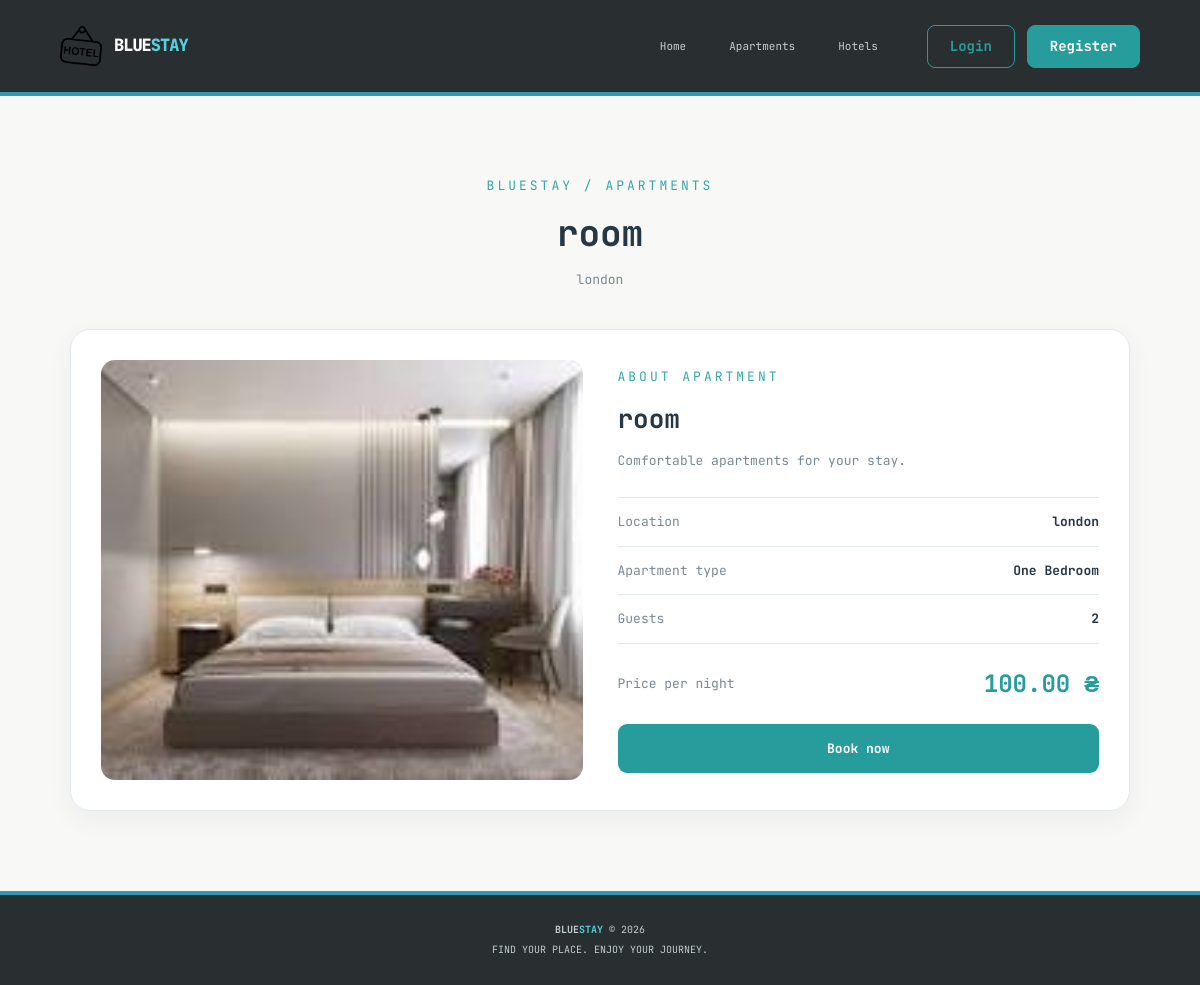
The page /apartment/1/ on the database its author committed.
### booking_app/models.py (models this page shows, shortened)
class Apartment(models.Model):
    APARTAMENT_TYPES = [
        ('studio', 'Studio'),
        ('one_bedroom', 'One Bedroom'),
        ('two_bedroom', 'Two Bedroom'),
        ('penthouse', 'Penthouse'),
    ]
    name = models.CharField(max_length=150)
    location = models.CharField(max_length=150)
    description = models.TextField(null=True, blank=True)
    price_per_night = models.DecimalField(max_digits=8, decimal_places=2)
    capacity = models.IntegerField(default=1)
    image =  models.ImageField(upload_to='apartments/', null=True, blank=True)
    type_apartment = models.CharField(max_length=50, choices=APARTAMENT_TYPES, default='one_bedroom')
    is_available = models.BooleanField(default=True)

### booking_app/views.py (the view)
# urls.py: path('apartment/<int:id>/', views.apartment_page, name='apartment_page'),
def apartment_page(request, id):
    apartment = Apartment.objects.get(id=id)
    return render(request, 'apartment_page.html', {'apartment': apartment})

### templates/apartment_page.html
{% extends "base.html" %}
{% block content %}
<div class="apartment-page">
    <div class="apartment-heading">
        <p class="apartment-label">BLUESTAY / APARTMENTS</p>
        <h1>{{ apartment.name }}</h1>
        <p>{{ apartment.location }}</p>
    </div>
    <div class="apartment-container">
        <div class="apartment-image">
            {% if apartment.image %}
                <img src="{{ apartment.image.url }}" alt="{{ apartment.name }}">
            {% else %}
                <div class="no-apartment-image">
                    No image available
                </div>
            {% endif %}
        </div>
        <div class="apartment-info">
            <p class="info-label">ABOUT APARTMENT</p>
            <h2>{{ apartment.name }}</h2>
            <p class="apartment-description">
                {{ apartment.description|default:"Comfortable apartments for your stay." }}
            </p>
            <div class="apartment-details">
                <div>
                    <span>Location</span>
                    <strong>{{ apartment.location }}</strong>
                </div>
                <div>
                    <span>Apartment type</span>
                    <strong>{{ apartment.get_type_apartment_display }}</strong>
                </div>
                <div>
                    <span>Guests</span>
                    <strong>{{ apartment.capacity }}</strong>
                </div>
            </div>
            <div class="apartment-price">
                <span>Price per night</span>
                <strong>{{ apartment.price_per_night }} ₴</strong>
            </div>
            {% if apartment.is_available %}
                <a href="{% url 'booking' apartment.id %}" class="apartment-book-button">
                    Book now
                </a>
            {% else %}
                <p class="apartment-unavailable">
                    Currently unavailable
                </p>
            {% endif %}
        </div>
    </div>
</div>
{% endblock %}

### static/style.css (style rules this page uses)
:root { --primary: #3299b2; --primary-dark: #267d93; --accent: #e84f67; --dark: #292e30; --text: #30383b; --muted: #7c8588; --background: #f8f8f6; --border: #e4e7e6; }
* { box-sizing: border-box; }
html { scroll-behavior: smooth; scroll-padding-top: 90px; }
body { margin: 0; background: var(--background); color: var(--text); font-family: 'JetBrains Mono', monospace; font-size: 13px; }
a { transition: color .2s, background .2s; }
h1, h2, h3, h4, h5 { font-family: 'JetBrains Mono', monospace; }
.apartment-page { max-width: 1100px; margin: 60px auto; padding: 20px; color: #263746; }
.apartment-heading { text-align: center; margin-bottom: 40px; }
.apartment-label, .info-label { color: #36a6a6; font-size: 13px; letter-spacing: 3px; }
.apartment-heading h1 { font-size: 36px; font-weight: 700; margin: 15px 0; }
.apartment-heading p:last-child { color: #788995; }
.apartment-container { display: grid; grid-template-columns: 1fr 1fr; gap: 35px; align-items: center; background: white; border: 1px solid #e1e9ed; border-radius: 20px; padding: 30px; box-shadow: 0 8px 25px rgba(30, 70, 90, 0.06); }
.apartment-image img { width: 100%; height: 420px; object-fit: cover; border-radius: 14px; }
.apartment-info h2 { font-size: 26px; font-weight: 700; margin: 15px 0; }
.apartment-description { color: #788995; line-height: 1.8; margin-bottom: 25px; }
.apartment-details { border-top: 1px solid #e1e9ed; }
.apartment-details div { display: flex; justify-content: space-between; gap: 15px; padding: 14px 0; border-bottom: 1px solid #e1e9ed; }
.apartment-details span, .apartment-price span { color: #788995; }
.apartment-details strong { text-align: right; }
.apartment-price { display: flex; justify-content: space-between; align-items: center; padding: 22px 0; }
.apartment-price strong { color: #269c9c; font-size: 24px; }
.apartment-book-button { display: block; width: 100%; padding: 15px; text-align: center; background: #269c9c; color: white; text-decoration: none; border-radius: 9px; font-weight: 700; transition: 0.2s; }

### rows shown on the page
Apartment: name "room", location "london", image (picture), description "Comfortable apartments for your stay.", type_apartment "One Bedroom", capacity "2", price_per_night "100.00"
